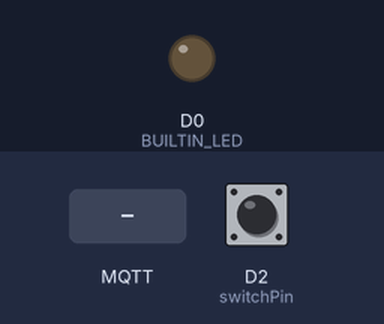
Bench run of a program on a simulated ESP8266 (NodeMCU). Parts: output pins drawn as LEDs (lit = HIGH). The test bench sets the inputs (shaded band); at power-on: D2 (switchPin) HIGH. WiFi joins after 1.5 s; servers stay silent unless stated; random numbers use the default seed unless the program sets one; no MQTT or app messages arrive unless stated; what the program prints to the serial monitor is not drawn.

Above: at 2.7 s.
2.8 s: MQTT message "1" arrives on the first subscribed topic
At 3.3 s:
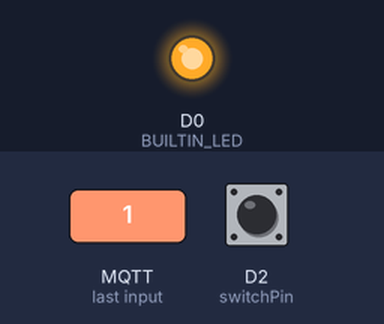
10.4 s: MQTT message "0" arrives on the first subscribed topic
At 11.5 s:
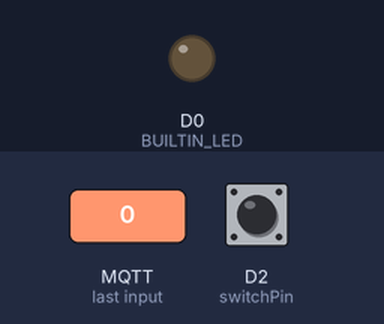
Timing chart, 0 to 13.4 s (numbered marks = the images above; inputs shaded):
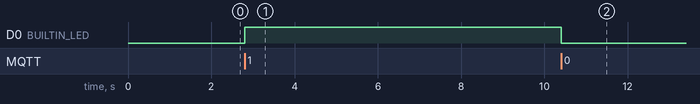

The program:

main.cpp
```cpp
//------------------------------------------
// Title: MQTT Assignment
//------------------------------------------
// Program Details:
//------------------------------------------
// Purpose: Create three nodes to publish
//  and subscribe to to turn an LED on or off
//  send a 1 or 0 value at the press of a button,
//  and publish potentiometer values every 15 to 20 seconds
// Outputs:
//        -- LED on or off
//        -- Publish values of potentiometer
//        -- Button press 1 on release, 0 5 seconds later
// Date: 11/20/2025 7:15 PM
// Compiler: xtensa-lx106-elf-g++ (GCC for ESP8266)
//  on Platform IO using Arduino Framework
// Author: Anthony Meyer Slechta
// Version:
//      V1 - Just LED and delayed manual publish
//      V2 - Final Version
//------------------------------------------

//------------------------------------------
// File Dependencies:
//------------------------------------------
#include <Arduino.h>
#include "mqtt.h"

//------------------------------------------
// Constructors
//------------------------------------------
Mqtt mqtt;

void setup() {
    // Enable serial communication at 115200 baud rate
    Serial.begin(115200);
    mqtt.setup();
}


void loop() {
    mqtt.loop();
}
```

adc.h
```cpp
//------------------------------------------
// Title: ADC Class
//------------------------------------------
// Program Details:
//------------------------------------------
// Purpose: Gets the values of the ADC, has
//  an interval option, specifically for
//  debugging on this assignment.
// Inputs:
//      pin: Pin number for ADC, (should be A0)
// Outputs:
//      Returns voltage value
// Date: 10/16/2025 5:00 PM
// Compiler: xtensa-lx106-elf-g++ (GCC for ESP8266)
//  on Platform IO using Arduino Framework
// Author: Anthony Meyer Slechta
// Version:
//      V1 - Initial Iteration
//

//------------------------------------------
// File Dependencies:
//------------------------------------------
#ifndef ADC_H
#define ADC_H
#include <Arduino.h>

class Adc {
    public:
        Adc(int pin);
        float getValue();
        void printValue();
        void setInterval(unsigned long intervalMs);
        float getValueOnInterval();
        void printValueOnInterval();

    private:
        int _pin;
        float _vref = 3.3;
        unsigned long _interval;
        unsigned long _lastReadTime = 0;
};
#endif
```

led.h
```cpp
//------------------------------------------
// Title: LED Class
//------------------------------------------
// Program Details:
//------------------------------------------
// Purpose: Simpled LED class to turn and L
//  LED on or off
// Inputs:
//      pin: Pin number for LED
// Outputs:
//      Turns LED on or OFF
// Date: 11/20/2025 5:00 PM
// Compiler: xtensa-lx106-elf-g++ (GCC for ESP8266)
//  on Platform IO using Arduino Framework
// Author: Anthony Meyer Slechta
// Version:
//      V1 - Initial Iteration
//

//------------------------------------------
// File Dependencies:
//------------------------------------------
#ifndef LED_H
#define LED_H
#include <Arduino.h>

class Led {

    public:
        Led(int pin);
        void ledOn();
        void ledOff();

    private:
        int _pin;
};
#endif
```

mqtt.h
```cpp
//------------------------------------------
// Title: MQTT Class
//------------------------------------------
// Program Details:
//------------------------------------------
// Purpose: Publish and subsrcribe to three nodes
//  one to publish voltage values from potentiometer,
//  one to publish a 1 on button press, and 0 5 seconds
//  later, and finally one to subscribe to a node that
//  when a 1 is received it will turn on an LED, and a
//  0 will turn it off. This code was refactored from
//  given code and was expanded on.
// Inputs:
//      No inputs given into class, everything is handled
//      internally
// Outputs:
//      LED that turns on and off
//      Publish to nodes as described in purpose
// Date: 11/20/2025 5:00 PM
// Compiler: xtensa-lx106-elf-g++ (GCC for ESP8266)
//  on Platform IO using Arduino Framework
// Author: Anthony Meyer Slechta
// Version:
//      V1 - Initial Iteration
//

#ifndef MQTT_H
#define MQTT_H

//------------------------------------------
// File Dependencies:
//------------------------------------------
#include <Arduino.h>
#include <ESP8266WiFi.h>
#include <ESP8266HTTPClient.h>
#include <PubSubClient.h>
#include "adc.h"
#include "led.h"

#define MSG_BUFFER_SIZE 50
#define BUILTIN_LED D0

class Mqtt {

    public:
        Mqtt();
        void setupWifi();
        void callback(char* topic, byte* payload, unsigned int length);
        void reconnect();
        void setup();
        void loop();


    private:
        const char* ssid = "ajm-laptop";
        const char* password = "/690D4e8";

        const char* mqtt_server = "broker.mqtt-dashboard.com";
        const char* publishTopic = "testtopic/temp/outTopic/878787";
        const char* subscribeTopic = "testtopic/temp/inTopic/878787";
        const char* switchPublishTopic = "testtopic/temp/inTopic/sw8787";

        // changed to unsigned long to keep equivalency
        // with millis()
        unsigned long publishTimeIntervalMs = 15000; // in milliseconds
        unsigned long switchReleaseDelayMs = 5000;

        unsigned long lastMsg = 0;
        char msg[MSG_BUFFER_SIZE];
        float value = 0.0;

        int switchPin = D2;
        int lastSwitchState = HIGH;
        bool switchTimerActive = false;
        unsigned long switchTimerStart = 0;

        WiFiClient espClient;
        PubSubClient client;
        Adc potentiometer;
        Led led;
};
#endif
```

adc.cpp
```cpp
//------------------------------------------
// Title: ADC Class
//------------------------------------------
// Program Details:
//------------------------------------------
// Purpose: Gets the values of the ADC, has
//  an interval option, specifically for
//  debugging on this assignment.
// Inputs:
//      pin: Pin number for ADC, (should be A0)
// Outputs:
//      Returns voltage value
// Date: 10/16/2025 5:00 PM
// Compiler: xtensa-lx106-elf-g++ (GCC for ESP8266)
//  on Platform IO using Arduino Framework
// Author: Anthony Meyer Slechta
// Version:
//      V1 - Initial Iteration
//

//------------------------------------------
// File Dependencies:
//------------------------------------------
#include "adc.h"

//------------------------------------------
// Class Constructor
//------------------------------------------
Adc::Adc(int pin) {
    this->_pin = pin;
    // Below note needed to analog readings
    //pinMode(_pin, OUTPUT);
}

//------------------------------------------
// Get voltage value with no delay
//------------------------------------------
float Adc::getValue() {
    return analogRead(_pin) * (_vref/1023.0);
}

//------------------------------------------
// Print voltage value
//------------------------------------------
void Adc::printValue() {
    Serial.println(this->getValue());
}

//------------------------------------------
// Set interval for interval functions
//------------------------------------------
void Adc::setInterval(unsigned long intervalMs) {
    this->_interval = intervalMs;
}


//------------------------------------------
// Get value but only at a specific time
//  interval. This was my original idea
//  for the program, but was ultimately
//  not used.
//------------------------------------------
float Adc::getValueOnInterval() {
    unsigned long now = millis();

    if (now - _lastReadTime >= _interval) {
        _lastReadTime = now;
        return this->getValue();
    }

    return -1;
}


//------------------------------------------
// Print Value on interval
//------------------------------------------
void Adc::printValueOnInterval() {
    unsigned long now = millis();

    if (now - _lastReadTime >= _interval) {
        _lastReadTime = now;
        Serial.println(this->getValue());
    }
}
```

led.cpp
```cpp
//------------------------------------------
// Title: LED Class
//------------------------------------------
// Program Details:
//------------------------------------------
// Purpose: Simpled LED class to turn and L
//  LED on or off
// Inputs:
//      pin: Pin number for LED
// Outputs:
//      Turns LED on or OFF
// Date: 11/20/2025 5:00 PM
// Compiler: xtensa-lx106-elf-g++ (GCC for ESP8266)
//  on Platform IO using Arduino Framework
// Author: Anthony Meyer Slechta
// Version:
//      V1 - Initial Iteration
//

//------------------------------------------
// File Dependencies:
//------------------------------------------
#include "led.h"

//------------------------------------------
// Class Constructor
//------------------------------------------
Led::Led(int pin) {
    this->_pin = pin;
    pinMode(_pin, OUTPUT);
}

//------------------------------------------
// Turns LED on
//------------------------------------------
void Led::ledOn() {
    digitalWrite(_pin, HIGH);
}

//------------------------------------------
// Turns LED off
//------------------------------------------
void Led::ledOff() {
    digitalWrite(_pin, LOW);
}
```

mqtt.cpp
```cpp
//------------------------------------------
// Title: MQTT Class
//------------------------------------------
// Program Details:
//------------------------------------------
// Purpose: Publish and subsrcribe to three nodes
//  one to publish voltage values from potentiometer,
//  one to publish a 1 on button press, and 0 5 seconds
//  later, and finally one to subscribe to a node that
//  when a 1 is received it will turn on an LED, and a
//  0 will turn it off. This code was refactored from
//  given code and was expanded on.
// Inputs:
//      No inputs given into class, everything is handled
//      internally
// Outputs:
//      LED that turns on and off
//      Publish to nodes as described in purpose
// Date: 11/20/2025 5:00 PM
// Compiler: xtensa-lx106-elf-g++ (GCC for ESP8266)
//  on Platform IO using Arduino Framework
// Author: Anthony Meyer Slechta
// Version:
//      V1 - Initial Iteration
//

//------------------------------------------
// File Dependencies:
//------------------------------------------
#include "mqtt.h"

// The below lines are to handle the callback properly
extern Mqtt mqtt;

void mqttCallback(char* topic, byte* payload, unsigned int length) {
    mqtt.callback(topic, payload, length);
}

//------------------------------------------
// Class Constructor
//------------------------------------------
Mqtt::Mqtt() : client(espClient), potentiometer(A0), led(D0) {
    pinMode(switchPin, INPUT_PULLUP);
    lastSwitchState = digitalRead(switchPin);
}


void Mqtt::setupWifi() {
    delay(10);
    // We start by connecting to a WiFi network
    Serial.println();
    Serial.print("Connecting to ");
    Serial.println(ssid);

    WiFi.mode(WIFI_STA);
    WiFi.begin(ssid, password);

    while (WiFi.status() != WL_CONNECTED) {
        delay(500);
        Serial.print(".");
    }

    randomSeed(micros());

    Serial.println("");
    Serial.println("WiFi connected");
    Serial.println("IP address: ");
    Serial.println(WiFi.localIP());
}


void Mqtt::callback(char* topic, byte* payload, unsigned int length) {
    // Received the incoming message
    Serial.print("Message arrived [");
    Serial.print(topic);
    Serial.print("] ");
    for (unsigned int i = 0; i < length; i++) {
        // the received value is in (char)payload[i]
        Serial.print((char)payload[i]);
    }
    Serial.println();

    if (length > 0 && (char)payload[0] == '1') {
        led.ledOn();
    } else if (length > 0 && (char)payload[0] == '0') {
        led.ledOff();
    }
}

void Mqtt::reconnect() {
    // Loop until we're reconnected
    while (!client.connected()) {
        Serial.print("Attempting MQTT connection...");
        // Create a random client ID
        String clientId = "ESP8266Client-";
        clientId += String(random(0xffff), HEX);
        // Attempt to connect
        if (client.connect(clientId.c_str())) {
            Serial.println("connected");
            // ... and resubscribe
            client.subscribe(subscribeTopic);
        } else {
            Serial.print("failed, rc=");
            Serial.print(client.state());
            Serial.println(" try again in 5 seconds");
            // Wait 5 seconds before retrying
            delay(5000);
        }
    }
}


void Mqtt::setup() {
    // Initialize the BUILTIN_LED pin as an output
    pinMode(BUILTIN_LED, OUTPUT);
    // Serial.begin(9600);
    setupWifi();
    client.setServer(mqtt_server, 1883);
    client.setCallback(mqttCallback);
}

void Mqtt::loop() {
    if (!client.connected()) {
        // check for the latest value in inTopic
        reconnect();
    }
    client.loop();

    // Publish to outTopic
    unsigned long now = millis();

    if (now - lastMsg > publishTimeIntervalMs) {
        lastMsg = now;
        value = potentiometer.getValue();
        // resolution is 3.2 mV, so round in the mV
        snprintf (msg, MSG_BUFFER_SIZE, "%.3f", value);
        Serial.print("Publish message: ");
        Serial.println(msg);
        client.publish(publishTopic, msg);
    }

    // Get switch status
    int state = digitalRead(switchPin);

    if (lastSwitchState == LOW && state == HIGH && switchTimerActive == false) {
        client.publish(switchPublishTopic, "1");
        Serial.println("Switch released: Published 1");

        switchTimerActive = true;
        switchTimerStart = now;
    }

    lastSwitchState = state;

    if (switchTimerActive && (now - switchTimerStart >= switchReleaseDelayMs)) {
        client.publish(switchPublishTopic, "0");
        Serial.println("5 seconds after button release: Published 0");
        switchTimerActive = false;
    }
}
```

Measured:
- after the input at 2.8 s, D0 (BUILTIN_LED): LOW → HIGH at once
- after the input at 10.4 s, D0 (BUILTIN_LED): HIGH → LOW at once
